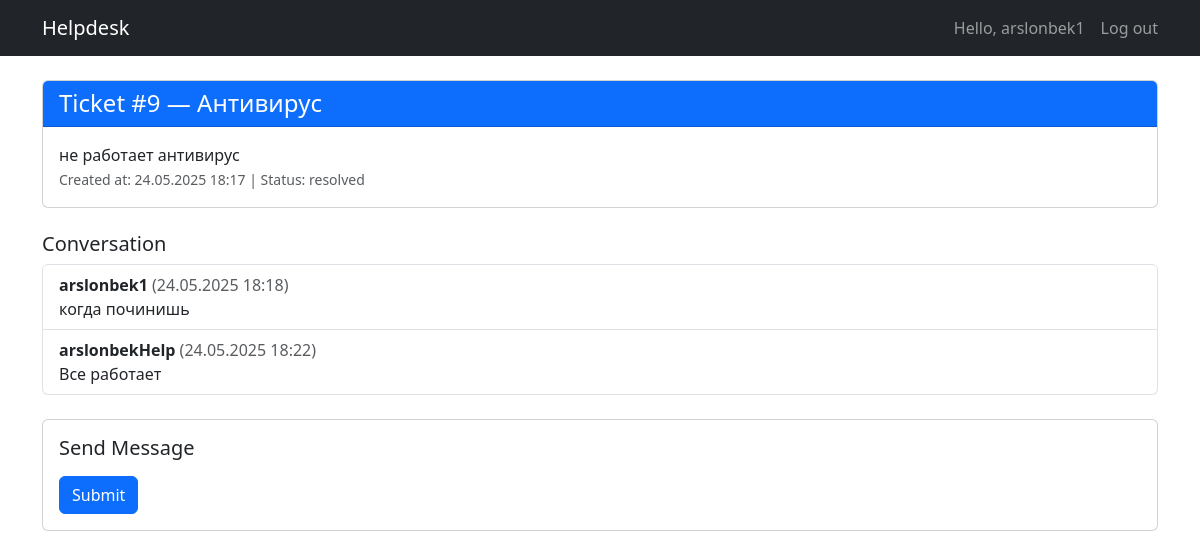
Page /tickets/9/ (signed in) on the committed database.
### tickets/models.py (models this page shows, shortened)
class Ticket(models.Model):
    STATUS_CHOICES = (
        ('open', 'Open'),
        ('in_progress', 'In_progress'),
        ('resolved', 'Resolved'),
        ('closed', 'Closed'),
    )
    user = models.ForeignKey(User, on_delete=models.CASCADE)
    title = models.CharField(max_length=255)
    description = models.TextField()
    status = models.CharField(max_length=20, choices=STATUS_CHOICES, default='open')
    created_at = models.DateTimeField(auto_now_add=True)

class Message(models.Model):
    ticket = models.ForeignKey(Ticket, on_delete=models.CASCADE, related_name='messages')
    sender = models.ForeignKey(User, on_delete=models.CASCADE)
    text = models.TextField()
    created_at = models.DateTimeField(auto_now_add=True)

### tickets/views.py (the view)
# urls.py: path('tickets/<int:ticket_id>/', views.ticket_detail_view, name='ticket_detail'),
@login_required
def ticket_detail_view(request, ticket_id):
    ticket = get_object_or_404(Ticket, id=ticket_id)
    messages = ticket.messages.all().order_by('created_at')
    if request.method == 'POST':
        form = MessageForm(request.POST)
        if form.is_valid():
            msg = form.save(commit=False)
            msg.sender = request.user
            msg.ticket = ticket
            msg.save()
            return redirect('ticket_detail', ticket_id=ticket.id)
    else:
        form = TicketForm()
    return render(request, 'tickets/ticket_detail.html', {
        'ticket': ticket,
        'messages': messages,
        'form': form,
    })

### tickets/templates/tickets/ticket_detail.html (shortened to what this page needs)
{% extends "base.html" %}
{% block content %}
  <div class="card mb-4">
    <div class="card-header bg-primary text-white">
      <h4 class="mb-0">Ticket  #{{ ticket.id }} — {{ ticket.title }}</h4>
    </div>
    <div class="card-body">
      <p class="mb-0">{{ ticket.description }}</p>
      <small class="text-muted">Created at: {{ ticket.created_at|date:"d.m.Y H:i" }} | Status: {{ ticket.status }}</small>
    </div>
  </div>
  <div class="mb-4">
    <h5>Conversation</h5>
    {% if messages %}
      <ul class="list-group">
        {% for msg in messages %}
          <li class="list-group-item">
            <strong>{{ msg.sender.username }}</strong>
            <span class="text-muted">({{ msg.created_at|date:"d.m.Y H:i" }})</span>
            <p class="mb-0">{{ msg.text }}</p>
          </li>
        {% endfor %}
      </ul>
    {% else %}
      <p class="text-muted">No messages yet.</p>
    {% endif %}
  </div>
  <div class="card">
    <div class="card-body">
      <h5 class="card-title">Send Message</h5>
      <form method="post">
        <button type="submit" class="btn btn-primary">Submit</button>
      </form>
    </div>
  </div>
{% endblock %}

### tickets/templates/base.html (shortened to what this page needs)
<!DOCTYPE html>
<html lang="en">
<head>
    <link href="https://cdn.jsdelivr.net/npm/bootstrap@5.3.0/dist/css/bootstrap.min.css" rel="stylesheet">
</head>
<body>
<nav class="navbar navbar-expand-lg navbar-dark bg-dark mb-4">
    <div class="container">
        <a class="navbar-brand" href="/">Helpdesk</a>
        <div class="collapse navbar-collapse">
            <ul class="navbar-nav ms-auto">
                {% if user.is_authenticated %}
                    <li class="nav-item">
                        <span class="navbar-text me-3">Hello, {{ user.username }}</span>
                    </li>
                    <li class="nav-item">
                        <form method="post" action="{% url 'logout' %}">
                            <button type="submit" class="nav-link btn btn-link" style="padding: 0; margin: 0;">Log out</button>
                        </form>
                    </li>
                {% else %}
                    <li class="nav-item">
                        <a class="nav-link" href="{% url 'login' %}">Log In</a>
                    </li>
                {% endif %}
            </ul>
        </div>
    </div>
</nav>
<div class="container">
    {% block content %}{% endblock %}
</div>
</body>
</html>

### rows in the picture
Ticket: id "9", title "Антивирус", description "не работает антивирус", created_at "24.05.2025 18:17", status "resolved"
Message: sender.username "arslonbek1", created_at "24.05.2025 18:18", text "когда починишь"
Message: sender.username "arslonbekHelp", created_at "24.05.2025 18:22", text "Все работает"

### other values in the picture
{{ user.username }} "arslonbek1"
